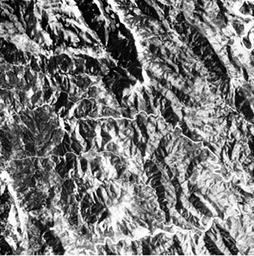
#> input picture Mini-Project/Images/R_img1.png, 254 x 256 px, shrunk from 400 x 403 before the run, found by its file name
$ python image_registration.py   (Python 2 division)
#> lines starting #> are read from the running program, lines starting #| are printed output that depends on the picture; long printed decimals are rounded

import numpy as np
import cv2 as cv
import matplotlib.pyplot as plt
import math
import argparse
import sys

parser = argparse.ArgumentParser(description = 'Code for remote satellite image registration')
parser.add_argument('--ref_img', default='R_img1.png', help='Set reference image path')
parser.add_argument('--sen_img', default='S_img1.png', help='Set sensed image path')
pass_value = parser.parse_args()

def dis(p1, p2):
	return math.sqrt((p1[0]-p2[0])**2 + (p1[1]-p2[1])**2)

def warpPerspectivePadded(src, dst, transf):
    src_h, src_w = src.shape[:2]
    lin_homg_pts = np.array([[0, src_w, src_w, 0], [0, 0, src_h, src_h], [1, 1, 1, 1]])

    trans_lin_homg_pts = transf.dot(lin_homg_pts)
    trans_lin_homg_pts /= trans_lin_homg_pts[2,:]

    minX = np.min(trans_lin_homg_pts[0,:])
    minY = np.min(trans_lin_homg_pts[1,:])
    maxX = np.max(trans_lin_homg_pts[0,:])
    maxY = np.max(trans_lin_homg_pts[1,:])

    # calculate the needed padding and create a blank image to place dst within
    dst_sz = list(dst.shape)
    pad_sz = dst_sz.copy() # to get the same number of channels
    pad_sz[0] = np.round(np.maximum(dst_sz[0], maxY) - np.minimum(0, minY)).astype(int)
    pad_sz[1] = np.round(np.maximum(dst_sz[1], maxX) - np.minimum(0, minX)).astype(int)
    dst_pad = np.zeros(pad_sz, dtype=np.uint8)

    # add translation to the transformation matrix to shift to positive values
    anchorX, anchorY = 0, 0
    transl_transf = np.eye(3,3)
    if minX < 0:
        anchorX = np.round(-minX).astype(int)
        transl_transf[0,2] += anchorX
    if minY < 0:
        anchorY = np.round(-minY).astype(int)
        transl_transf[1,2] += anchorY
    new_transf = transl_transf.dot(transf)
    new_transf /= new_transf[2,2]

    dst_pad[anchorY:anchorY+dst_sz[0], anchorX:anchorX+dst_sz[1]] = dst

    warped = cv.warpPerspective(src, new_transf, (pad_sz[1],pad_sz[0]))

    return dst_pad, warped

def find_BF_matches(R_img, S_img):
	sift = cv.xfeatures2d.SIFT_create()
	kp1, des1 = sift.detectAndCompute(R_img,None)
	kp2, des2 = sift.detectAndCompute(S_img,None)

	bf = cv.BFMatcher()
	matches = bf.knnMatch(des1,des2,k=2)

	return matches, kp1, kp2

def perform_ratio_test(matches, d_threshold):
	good_matches = []
	for m,n in matches:
		if m.distance < d_threshold*n.distance:
			good_matches.append([m])

	return good_matches

def perform_outlier_removal(R_points, S_points, bin_size=50):

	D = np.zeros((len(R_points),len(R_points)))
	for i in range(len(R_points)):
		for j in range(i+1,len(R_points)):
			temp = dis(S_points[i], S_points[j])
	     	if(temp != 0):
				D[i][j] = dis(R_points[i],R_points[j])/dis(S_points[i], S_points[j])
	max_value = np.amax(D)


	bin_size = 50
	bin_width = max_value/bin_size
	hist = {}
	for i in range(len(R_points)):
		for j in range(i+1,len(R_points)):
			temp = dis(S_points[i], S_points[j])
	     	if(temp!=0):
	       		temp = dis(R_points[i],R_points[j])/dis(S_points[i], S_points[j])
	       		idx = int(temp/(bin_width+0.000000001))
	       		if idx in hist.keys():
	         		hist[idx].append((i,j))
	       		else:
	         		hist[idx] = [(i,j)]

	max_key = -1
	max_val = 0
	for (key, val) in hist.items():
		if len(val) > max_val:
	    	max_val = len(val)
	    	max_key = key

	index = set()
	for k in hist[max_key]:
		index.add(k[0])
		index.add(k[1])

	if (len(index) < 3):
		filtered_R_points = R_points
	  	filtered_S_points = S_points
	else:
	  	filtered_R_points = []
	  	filtered_S_points = []
	  	for k in index:
	    	filtered_R_points.append(R_points[k])
	    	filtered_S_points.append(S_points[k])

	return filtered_R_points, filtered_S_points


def find_affine_matrix(filtered_R_points, filtered_S_points):
	src_pts = np.float32(filtered_S_points).reshape(-1, 1, 2)
 	dst_pts = np.float32(filtered_R_points).reshape(-1, 1, 2)
 	transformation_rigid_matrix, rigid_mask = cv.estimateAffinePartial2D(src_pts, dst_pts)
 	T = np.zeros((3,3))
 	for i in range(2):
   		for j in range(3):
     		T[i][j] = transformation_rigid_matrix[i][j]
 	T[2][2] = 1.0

 	return T


if __name__ == "__main__":

	ref_img = pass_value.ref_img
	sensed_img = pass_value.sen_img

	R_img = cv.imread(ref_img,cv.IMREAD_GRAYSCALE)
#> R_img is the input picture: shape (256, 254); min 0, max 255, mean 120.5
	S_img = cv.imread(sensed_img, cv.IMREAD_GRAYSCALE)
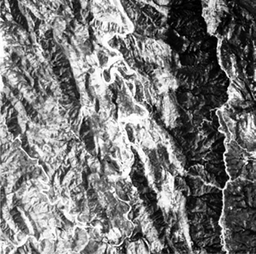
#> input picture Mini-Project/Images/S_img1.png, 256 x 254 px, shrunk from 403 x 400 before the run, found by its file name
#> S_img is the input picture: shape (254, 256); min 0, max 255, mean 119.6

	reference_image = 'Reference Image'
	sensed_image = 'Sensed Image'
	feature_matching = 'Featured matched Image'
	registered_image = 'Final Registered Image'

	cv.imshow(reference_image, R_img)
	cv.imshow(sensed_image, S_img)

	matches, kpr, kps = find_BF_matches(R_img, S_img)
#> in find_BF_matches, `kp1, des1 = sift.detectAndCompute(R_img,None)`: kp1 = 1578 keypoints; strongest (x, y, size): (112, 16, 2.1), (67, 3, 2), (118, 25, 2), (64, 157, 2.1)
#> in find_BF_matches, `kp2, des2 = sift.detectAndCompute(S_img,None)`: kp2 = 1546 keypoints; strongest (x, y, size): (224, 157, 2.2), (219, 44, 3.2), (225, 163, 1.8), (225, 187, 2.1)
#> in find_BF_matches, `matches = bf.knnMatch(des1,des2,k=2)`: matches = 1578 matches
#> matches = 1578 matches; kpr has the same summary as kp1 in find_BF_matches; kps has the same summary as kp2 in find_BF_matches

	print("Total matches before ratio test: {}".format(len(matches)))
#| Total matches before ratio test: 1578

	good_matches = perform_ratio_test(matches, 0.6)
#> after the loop in perform_ratio_test, `for m,n in matches:`: good_matches = 338 matches
#> good_matches = 338 matches

	print("Total matches after ratio test: {}".format(len(good_matches)))
#| Total matches after ratio test: 338

	img3 = cv.drawMatchesKnn(R_img,kpr,S_img,kps,good_matches,None,flags=cv.DrawMatchesFlags_NOT_DRAW_SINGLE_POINTS)
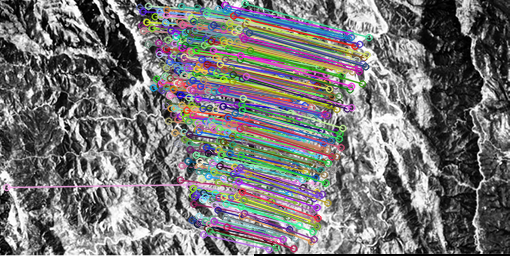
#> img3: shape (256, 510, 3); mean of channels 0, 1, 2 117.3, 117.3, 118.1; drawn as B, G, R
	cv.imshow(feature_matching, img3)

	R_points = [kpr[k[0].queryIdx].pt for k in good_matches]
#> R_points = 338 pairs, first value 6.29 to 249.9, second value 3.13 to 234.2
	S_points = [kps[k[0].trainIdx].pt for k in good_matches]
#> S_points = 338 pairs, first value 4.5 to 114.5, second value 13.43 to 249.1

	filtered_R_points, filtered_S_points = perform_outlier_removal(R_points, S_points, 50)
#> in perform_outlier_removal, `D = np.zeros((len(R_points),len(R_points)))`: D: shape (338, 338) float64; every value is 0
#> after the loop in perform_outlier_removal, `for i in range(len(R_points)):`:
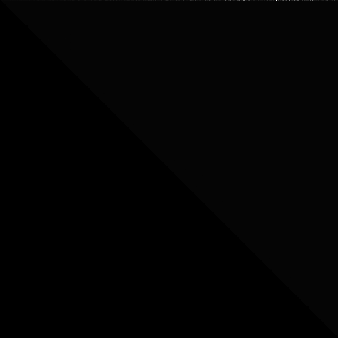
#> D: shape (338, 338) float64; min 0, max 47.92, mean 0.5; drawn with min black and max white
#> in perform_outlier_removal, `max_value = np.amax(D)`: max_value = 47.92
#> in perform_outlier_removal, `bin_width = max_value/bin_size`: bin_width = 0.958
#> after the loop in perform_outlier_removal, `for i in range(len(R_points)):`: hist = 20 items; idx = 1
#> the loop in perform_outlier_removal, `for (key, val) in hist.items():` made 20 passes
#> (key, max_val, max_key) on pass 1: (1, 56606, 1)
#> (key, val) on passes 9, 11, 12, 13, 14, 15: (9, [(0, 190), (0, 267), (0, 304)]), (11, [(0, 209), (0, 278), (0, 327)]), (17, [(0, 225), (0, 239), (0, 283), (0, 297), (0, 298)]), (15, [(0, 230), (0, 286)]), (23, [(0, 243), (0, 244), (0, 312)]), (12, [(0, 249)])
#> after the loop in perform_outlier_removal, `for (key, val) in hist.items():`: max_val = 56606
#> the loop in perform_outlier_removal, `for k in hist[max_key]:` made 56606 passes
#> k on passes 1 to 3: (0, 1), (0, 2), (0, 3)
#> after the loop in perform_outlier_removal, `for k in hist[max_key]:`: index = 338 items
#> after the loop in perform_outlier_removal, `for k in index:`: filtered_R_points has the same summary as R_points outside perform_outlier_removal; filtered_S_points has the same summary as S_points outside perform_outlier_removal
#> filtered_R_points has the same summary as R_points; filtered_S_points has the same summary as S_points

	print("Total matched point after outlier removal: {0}".format(len(filtered_R_points)))
#| Total matched point after outlier removal: 338

	if(len(filtered_R_points) < 3):
		print("\nError: Very few matching points are found")
		print("Try increasing ratio threshold and try again")
		sys.exit()

	A_matrix = find_affine_matrix(filtered_R_points, filtered_S_points)
#> in find_affine_matrix, `src_pts = np.float32(filtered_S_points).reshape(-1, 1, 2)`: src_pts = 338 rows, first 8: [60.62, 182.4], [12.02, 13.43], [9.22, 31.42], [14.17, 18.09], [9.51, 36.96], [9.51, 36.96], [14.94, 29.7], [10.53, 51.23]
#> in find_affine_matrix, `dst_pts = np.float32(filtered_R_points).reshape(-1, 1, 2)`: dst_pts = 338 rows, first 8: [6.29, 187], [139.2, 6.97], [141.4, 25.28], [142.5, 11.24], [143.2, 30.57], [143.2, 30.57], [146.4, 21.84], [147.8, 44.12]
#> in find_affine_matrix, `transformation_rigid_matrix, rigid_mask = cv.estimateAffinePartial2D(s..`: transformation_rigid_matrix = [[0.967, 0.259, 124.2], [-0.259, 0.967, -2.72]]; rigid_mask = 338 values from 0 to 1
#> after the loop in find_affine_matrix, `for i in range(2):`: T = [[0.967, 0.259, 124.2], [-0.259, 0.967, -2.72], [0, 0, 0]]
#> A_matrix = [[0.967, 0.259, 124.2], [-0.259, 0.967, -2.72], [0, 0, 1]]

	print("Estimated Affine Matrix:")
	print(A_matrix)
#| [[  0.967   0.2591 124.190]
#|  [ -0.2591   0.967  -2.717]
#|  [  0.           0.           1.        ]]

	dst_pad, warped = warpPerspectivePadded(S_img, R_img, A_matrix)
#> in warpPerspectivePadded, `trans_lin_homg_pts = transf.dot(lin_homg_pts)`: trans_lin_homg_pts = [[124.2, 371.7, 437.6, 190], [-2.72, -69.04, 176.6, 242.9], [1, 1, 1, 1]]
#> in warpPerspectivePadded, `minX = np.min(trans_lin_homg_pts[0,:])`: minX = 124.2
#> in warpPerspectivePadded, `minY = np.min(trans_lin_homg_pts[1,:])`: minY = -69.04
#> in warpPerspectivePadded, `maxX = np.max(trans_lin_homg_pts[0,:])`: maxX = 437.6
#> in warpPerspectivePadded, `maxY = np.max(trans_lin_homg_pts[1,:])`: maxY = 242.9
#> in warpPerspectivePadded, `anchorY = np.round(-minY).astype(int)`: anchorY = 69
#> in warpPerspectivePadded, `new_transf = transl_transf.dot(transf)`: new_transf = [[0.967, 0.259, 124.2], [-0.259, 0.967, 66.28], [0, 0, 1]]
#> in warpPerspectivePadded, `dst_pad[anchorY:anchorY+dst_sz[0], anchorX:anchorX+dst_sz[1]] = dst`:
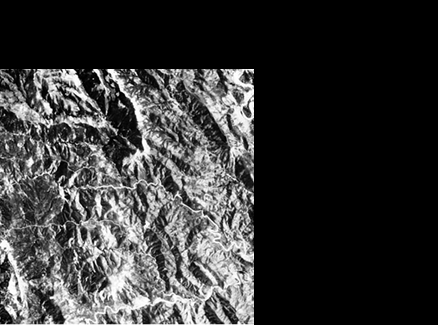
#> dst_pad: shape (325, 438); min 0, max 255, mean 55.1
#> in warpPerspectivePadded, `warped = cv.warpPerspective(src, new_transf, (pad_sz[1],pad_sz[0]))`:
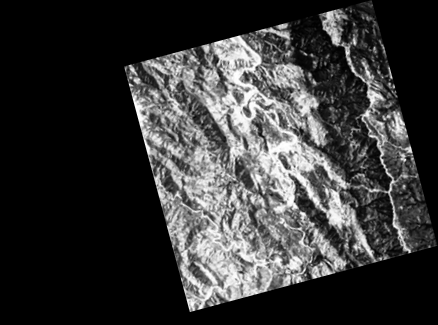
#> warped: shape (325, 438); min 0, max 255, mean 54.8

	alpha = 0.5
	beta = 1 - alpha
	blended = cv.addWeighted(warped, alpha, dst_pad, beta, 1.0)
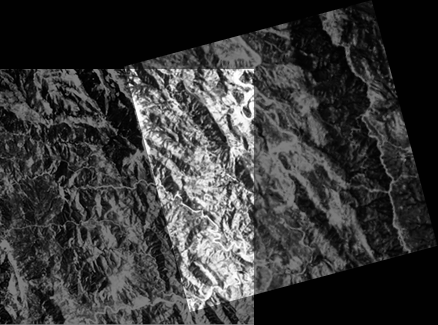
#> blended: shape (325, 438); min 1, max 255, mean 55.9

	cv.imshow(registered_image, blended)

	cv.waitKey(0)
	cv.destroyAllWindows()
